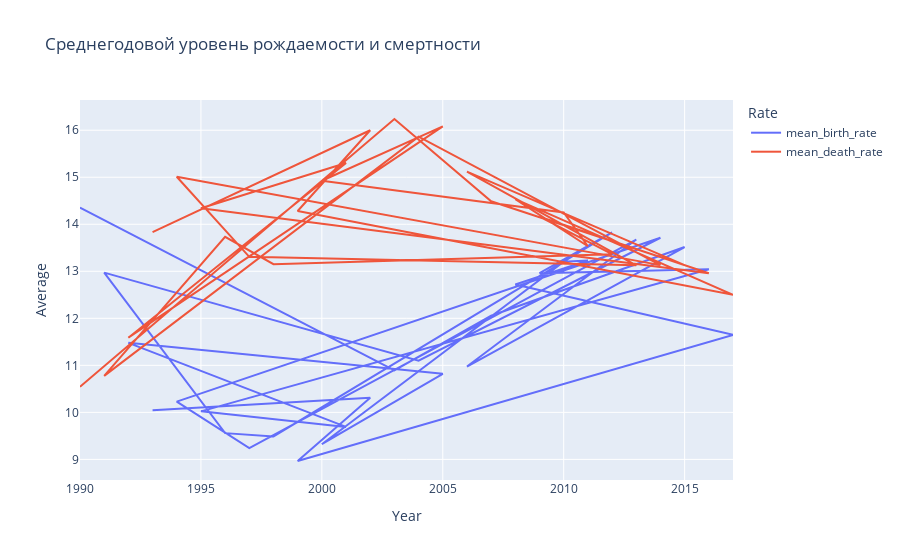

The cell this chart's notebook holds for it:
### Code cell
# Преобразуем DataFrame PySpark в Pandas DataFrame для использования с Plotly
df_pd = df_gb.toPandas()
# Используем Plotly Express для создания интерактивного графика
fig = px.line(df_pd, x='year', y=['mean_birth_rate', 'mean_death_rate'],
              title='Среднегодовой уровень рождаемости и смертности',
              labels={'year': 'Year', 'value': 'Average', 'variable': 'Rate'},
              line_shape='linear')

# Отображаем график
fig.show()

### Figure 1 — Plotly figure (JSON) as saved in the notebook; plotly's stock layout.template omitted (floating-point values rounded to 4 significant figures)
{"data": [{"hovertemplate": "Rate=mean_birth_rate<br>Year=%{x}<br>Average=%{y}<extra></extra>", "legendgroup": "mean_birth_rate", "line": {"color": "#636efa", "dash": "solid", "shape": "linear"}, "marker": {"symbol": "circle"}, "mode": "lines", "name": "mean_birth_rate", "orientation": "v", "showlegend": true, "type": "scatter", "x": [1990, 2003, 2007, 2015, 2006, 2013, 1997, 1994, 2014, 2004, 1991, 1996, 1998, 2012, 2009, 2016, 1995, 2001, 1992, 2005, 2000, 2010, 2011, 2008, 2017, 1999, 2002, 1993], "xaxis": "x", "y": [14.35, 10.89, 12.05, 13.52, 10.97, 13.67, 9.24, 10.23, 13.71, 11.1, 12.97, 9.559, 9.488, 13.83, 12.96, 13.04, 10.02, 9.69, 11.48, 10.82, 9.323, 13.2, 13.23, 12.72, 11.65, 8.966, 10.31, 10.05], "yaxis": "y"}, {"hovertemplate": "Rate=mean_death_rate<br>Year=%{x}<br>Average=%{y}<extra></extra>", "legendgroup": "mean_death_rate", "line": {"color": "#EF553B", "dash": "solid", "shape": "linear"}, "marker": {"symbol": "circle"}, "mode": "lines", "name": "mean_death_rate", "orientation": "v", "showlegend": true, "type": "scatter", "x": [1990, 2003, 2007, 2015, 2006, 2013, 1997, 1994, 2014, 2004, 1991, 1996, 1998, 2012, 2009, 2016, 1995, 2001, 1992, 2005, 2000, 2010, 2011, 2008, 2017, 1999, 2002, 1993], "xaxis": "x", "y": [10.54, 16.24, 14.49, 13.13, 15.12, 13.13, 13.31, 15.01, 13.13, 15.86, 10.78, 13.73, 13.15, 13.36, 14.16, 12.96, 14.34, 15.3, 11.59, 16.08, 14.93, 14.25, 13.53, 14.54, 12.5, 14.28, 16.0, 13.83], "yaxis": "y"}], "layout": {"autosize": true, "legend": {"title": {"text": "Rate"}, "tracegroupgap": 0}, "title": {"text": "Среднегодовой уровень рождаемости и смертности"}, "xaxis": {"anchor": "y", "autorange": true, "domain": [0, 1], "range": [1990, 2017], "title": {"text": "Year"}, "type": "linear"}, "yaxis": {"anchor": "x", "autorange": true, "domain": [0, 1], "range": [8.562, 16.64], "title": {"text": "Average"}, "type": "linear"}}}
